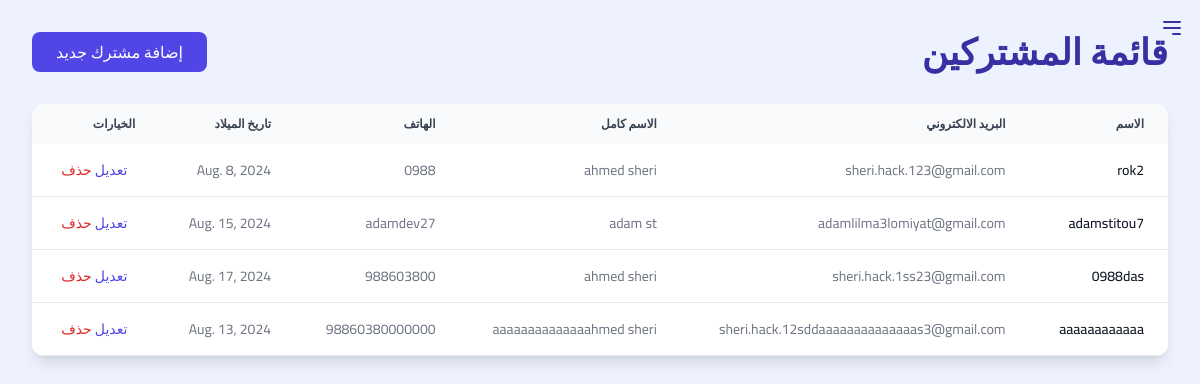
The app's page /club_dashboard/viewStudents (signed in) with its own data.
### accounts/models.py (models this page shows)
class UserProfile(models.Model):
    user = models.OneToOneField(User, on_delete=models.CASCADE)
    account_type = models.CharField(max_length=250, choices=AccountTypeChoices)
    creation_date = models.DateTimeField(auto_now_add=True)
    director_profile = models.ForeignKey('DirectorProfile', on_delete=models.SET_NULL, null=True, blank=True)
    student_profile = models.ForeignKey('StudentProfile', on_delete=models.SET_NULL, null=True, blank=True)
    Coach_profile = models.ForeignKey('CoachProfile', on_delete=models.SET_NULL, null=True, blank=True)

class StudentProfile(models.Model):
    full_name = models.CharField(max_length=50)
    phone = models.CharField(max_length=50)
    birthday = models.DateField()
    has_subscription = models.BooleanField(default=False)
    subscription_start_date = models.DateTimeField(null=True, blank=True)
    subscription_end_date = models.DateTimeField(null=True, blank=True)
    club = models.ForeignKey('ClubsModel', on_delete=models.SET_NULL, null=True)
    creation_date = models.DateTimeField(auto_now_add=True)

### club_dashboard/views.py (the view)
# urls.py: path('viewStudents', views.viewStudents, name="viewStudents"),
def viewStudents(request):
    user = request.user
    student_userprofile = UserProfile.objects.filter(account_type='3', student_profile__club=user.userprofile.director_profile.club)
    return render(request, 'club_dashboard/students/viewStudents.html', {'student_userprofile':student_userprofile})

### templates/club_dashboard/students/viewStudents.html
{% extends "base_club_dashboard.html" %} {% block content %}
<div class="xl:pr-[20%] bg-indigo-50 w-full px-4 md:px-8 min-h-screen pb-12">
  <div class="flex justify-between items-center py-8">
    <h1 class="text-4xl font-bold text-indigo-800">قائمة المشتركين</h1>
    <a
      href="/club_dashboard/addStudent"
      class="bg-indigo-600 text-white px-6 py-2 rounded-lg hover:bg-indigo-700 transition duration-300"
    >
      إضافة مشترك جديد
    </a>
  </div>
  <div class="bg-white rounded-xl shadow-lg overflow-hidden">
    <table class="w-full text-sm text-right text-gray-500">
      <thead class="text-xs text-gray-700 uppercase bg-gray-50">
        <tr>
          <th scope="col" class="px-6 py-3">الاسم</th>
          <th scope="col" class="px-6 py-3">البريد الالكتروني</th>
          <th scope="col" class="px-6 py-3">الاسم كامل</th>
          <th scope="col" class="px-6 py-3">الهاتف</th>
          <th scope="col" class="px-6 py-3">تاريخ الميلاد</th>
          <th scope="col" class="px-6 py-3">الخيارات</th>
        </tr>
      </thead>
      <tbody>
        {% for student in student_userprofile %}
        <tr class="bg-white border-b hover:bg-gray-50">
          <td class="px-6 py-4 font-medium text-gray-900">
            {{ student.user.username }}
          </td>
          <td class="px-6 py-4">{{ student.user.email }}</td>
          <td class="px-6 py-4">{{ student.student_profile.full_name }}</td>
          <td class="px-6 py-4">{{ student.student_profile.phone }}</td>
          <td class="px-6 py-4">{{ student.student_profile.birthday }}</td>
          <td class="px-6 py-4">
            <a href="#" class="font-medium text-indigo-600 hover:underline mr-2"
              >تعديل</a
            >
            <a href="#" class="font-medium text-red-600 hover:underline">حذف</a>
          </td>
        </tr>
        {% empty %}
        <tr class="bg-white border-b">
          <td colspan="6" class="px-6 py-4 text-center text-gray-500">
            لا يوجد مشتركين حالياً
          </td>
        </tr>
        {% endfor %}
      </tbody>
    </table>
  </div>
</div>
{% endblock %}

### templates/base_club_dashboard.html (style rules this page uses)
body { font-family: "Cairo", sans-serif; }

### records on screen
UserProfile: user.username "rok2", user.email "sheri.hack.123@gmail.com", student_profile.full_name "ahmed sheri", student_profile.phone "0988", student_profile.birthday "Aug. 8, 2024"
UserProfile: user.username "adamstitou7", user.email "adamlilma3lomiyat@gmail.com", student_profile.full_name "adam st", student_profile.phone "adamdev27", student_profile.birthday "Aug. 15, 2024"
UserProfile: user.username "0988das", user.email "sheri.hack.1ss23@gmail.com", student_profile.full_name "ahmed sheri", student_profile.phone "988603800", student_profile.birthday "Aug. 17, 2024"
UserProfile: user.username "aaaaaaaaaaaa", user.email "sheri.hack.12sddaaaaaaaaaaaaaas3@gmail.com", student_profile.full_name "aaaaaaaaaaaaaahmed sheri", student_profile.phone "98860380000000", student_profile.birthday "Aug. 13, 2024"
